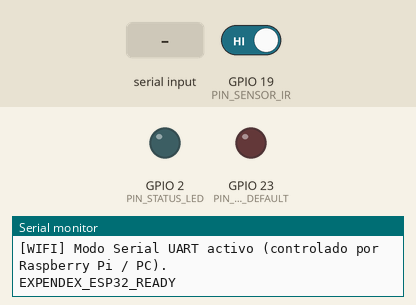
The sketch below on a simulated ESP32. On the bench: output pins drawn as LEDs (lit = HIGH), the last lines printed to the serial monitor. The test bench sets the inputs (shaded band); at power-on: GPIO 19 (PIN_SENSOR_IR) HIGH.

Above: at 1.7 s.
1.8 s: "DISPENSE:\n" received over Serial
At 3.0 s:
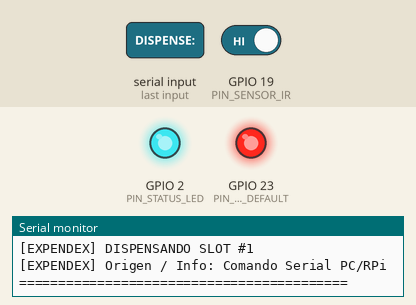
3.3 s: GPIO 19 (PIN_SENSOR_IR) driven LOW
At 4.6 s:
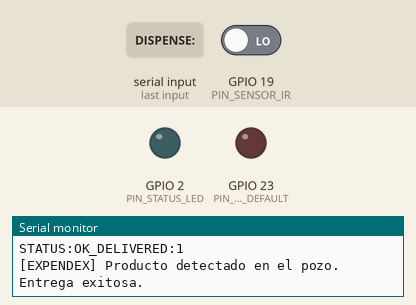
Timing chart, 0 to 6.3 s (numbered marks = the images above; inputs shaded):
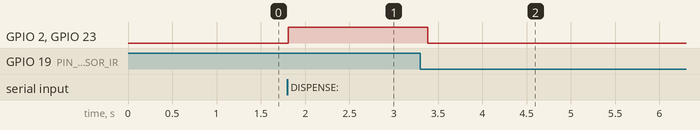

The sketch:

expendex_esp32_mercadopago.ino
```cpp
// ============================================================================
// EXPENDEX® — FIRMWARE MECATRÓNICO OFICIAL ESP32-S3 / ESP32 WROOM
// PROYECTO DE INGENIERÍA EN ELECTRÓNICA Y AUTOMATIZACIÓN (IEA) - FIME UANL
// Pasarela de Pagos Cashless Mercado Pago QR + Control de Dispensado y Sensor IR
// Compatible con Visual Studio Code (PlatformIO / Arduino Extension / IDE)
// ============================================================================

#include <WiFi.h>
#include <HTTPClient.h>
#include <WiFiClientSecure.h>
#include <ArduinoJson.h>

// ----------------------------------------------------------------------------
// 1. CONFIGURACIÓN DE RED WIFI (OPCIONAL: PARA MODO AUTÓNOMO EN LA FACULTAD)
// ----------------------------------------------------------------------------
const char* WIFI_SSID     = "FIME_ALUMNOS";     // Cambia por el SSID de tu red
const char* WIFI_PASSWORD = "";                 // Password de tu red (o vacío si es abierta)
const bool  HABILITAR_WIFI_DIRECTO = false;     // Poner 'true' si el ESP32 consultará MP por sí solo

// ----------------------------------------------------------------------------
// 2. CREDENCIALES OFICIALES DE MERCADO PAGO DEVELOPERS
// ----------------------------------------------------------------------------
const char* MP_PUBLIC_KEY   = "YOUR_MERCADOPAGO_PUBLIC_KEY";
const char* MP_ACCESS_TOKEN = "YOUR_MERCADOPAGO_ACCESS_TOKEN";

// ----------------------------------------------------------------------------
// 3. PINES MECATRÓNICOS DE ACTUACIÓN Y SENSORES
// ----------------------------------------------------------------------------
const int PIN_MOTOR_DEFAULT = 23;  // Salida Gate MOSFET / Relevador (Canal de prueba)
const int PIN_SENSOR_IR     = 19;  // Entrada del sensor óptico infrarrojo de caída (haz activo en LOW)
const int PIN_STATUS_LED    = 2;   // LED integrado del ESP32 para diagnóstico visual

// Parámetros de operación y tiempos
const unsigned long TIMEOUT_GIRO_MAX_MS = 6000;  // 6 segundos máximo de giro para prevenir atascos
const unsigned long INTERVALO_POLLING_MS = 2000; // Consulta cada 2 segundos en modo WiFi directo

String ultimoPaymentIdProcesado = "";
unsigned long ultimaConsultaMs  = 0;

// ----------------------------------------------------------------------------
// 4. RUTINA DE DISPENSADO CON MONITOREO DE SENSOR ÓPTICO DE CAÍDA
// ----------------------------------------------------------------------------
bool ejecutarDispensadoMecatronico(int slotId, String motivo = "") {
  Serial.println("==========================================");
  Serial.print("[EXPENDEX] DISPENSANDO SLOT #"); Serial.println(slotId);
  if (motivo != "") {
    Serial.print("[EXPENDEX] Origen / Info: "); Serial.println(motivo);
  }
  Serial.println("==========================================");

  // 1. Encender indicador visual y motor/MOSFET
  digitalWrite(PIN_STATUS_LED, HIGH);
  digitalWrite(PIN_MOTOR_DEFAULT, HIGH);

  unsigned long t0 = millis();
  bool productoDetectado = false;

  // 2. Bucle de monitoreo continuo del sensor IR mientras gira la espiral
  while (millis() - t0 < TIMEOUT_GIRO_MAX_MS) {
    // Si el producto cae y corta el haz óptico IR (señal en nivel BAJO)
    if (digitalRead(PIN_SENSOR_IR) == LOW) {
      delay(80); // Filtro antirrebote mecánico por oscilación del producto
      if (digitalRead(PIN_SENSOR_IR) == LOW) {
        productoDetectado = true;
        break; // Detener inmediatamente el motor
      }
    }
    delay(10);
  }

  // 3. Apagado inmediato del motor
  digitalWrite(PIN_MOTOR_DEFAULT, LOW);
  digitalWrite(PIN_STATUS_LED, LOW);

  // 4. Reporte de resultado hacia la Raspberry Pi / PC
  if (productoDetectado) {
    Serial.print("STATUS:OK_DELIVERED:"); Serial.println(slotId);
    Serial.println("[EXPENDEX] Producto detectado en el pozo. Entrega exitosa.");
    return true;
  } else {
    Serial.print("STATUS:ERR_TIMEOUT_OR_JAM:"); Serial.println(slotId);
    Serial.println("[ALERTA] Tiempo de giro agotado sin confirmación óptica de caída.");
    return false;
  }
}

// ----------------------------------------------------------------------------
// 5. CONSULTA DIRECTA A LA API DE MERCADO PAGO (MODO AUTÓNOMO CON WIFI)
// ----------------------------------------------------------------------------
void verificarPagosMercadoPagoDirecto() {
  if (WiFi.status() != WL_CONNECTED) return;

  WiFiClientSecure client;
  client.setInsecure(); // Conexión TLS/HTTPS a Mercado Pago sin validación estricta de cert

  HTTPClient https;
  String url = "https://api.mercadopago.com/v1/payments/search?sort=date_created&criteria=desc&limit=1";

  if (https.begin(client, url)) {
    https.addHeader("Authorization", String("Bearer ") + MP_ACCESS_TOKEN);
    https.addHeader("Content-Type", "application/json");

    int httpCode = https.GET();
    if (httpCode == HTTP_CODE_OK) {
      String payload = https.getString();
      JsonDocument doc;
      DeserializationError err = deserializeJson(doc, payload);

      if (!err && doc["results"].size() > 0) {
        JsonObject ultimoPago = doc["results"][0];
        String idPago = String((long)ultimoPago["id"]);
        String status = ultimoPago["status"].as<String>();
        float  monto  = ultimoPago["transaction_amount"].as<float>();
        String extRef = ultimoPago["external_reference"].as<String>();

        // Si el pago más reciente está aprobado y es nuevo
        if (status == "approved" && idPago != ultimoPaymentIdProcesado) {
          if (ultimoPaymentIdProcesado != "") {
            int slot = 1; // Slot por defecto
            if (extRef.startsWith("XPEN_") || extRef.startsWith("SLOT_")) {
              // Extraer slot si viene en la referencia
              int subIdx = extRef.indexOf('_');
              if (subIdx >= 0) {
                int nextIdx = extRef.indexOf('_', subIdx + 1);
                if (nextIdx > subIdx) {
                  slot = extRef.substring(subIdx + 1, nextIdx).toInt();
                }
              }
            }
            String info = "Pago MP #" + idPago + " ($" + String(monto, 2) + " MXN) Ref: " + extRef;
            ejecutarDispensadoMecatronico(slot, info);
          }
          ultimoPaymentIdProcesado = idPago;
        }
      }
    }
    https.end();
  }
}

// ----------------------------------------------------------------------------
// 6. SETUP PRINCIPAL
// ----------------------------------------------------------------------------
void setup() {
  Serial.begin(115200);

  pinMode(PIN_MOTOR_DEFAULT, OUTPUT);
  pinMode(PIN_STATUS_LED, OUTPUT);
  pinMode(PIN_SENSOR_IR, INPUT_PULLUP);

  digitalWrite(PIN_MOTOR_DEFAULT, LOW);
  digitalWrite(PIN_STATUS_LED, LOW);

  delay(500);
  Serial.println("\n========================================================");
  Serial.println("  EXPENDEX VENDING MACHINE - ESP32 CONTROLADOR ACTIVO   ");
  Serial.println("  IEA - FACULTAD DE INGENIERÍA MECÁNICA Y ELÉCTRICA    ");
  Serial.println("========================================================");
  Serial.print("[INFO] Public Key configurada:  "); Serial.println(MP_PUBLIC_KEY);
  Serial.println("[INFO] Sensor IR asignado a GPIO 19 | Motor Prueba a GPIO 23");
  Serial.println("[INFO] Escuchando comandos Serial (ej. 'DISPENSE:1')...");

  if (HABILITAR_WIFI_DIRECTO && String(WIFI_SSID) != "TU_RED_WIFI") {
    Serial.print("[WIFI] Conectando a "); Serial.println(WIFI_SSID);
    WiFi.begin(WIFI_SSID, WIFI_PASSWORD);
    int intentos = 0;
    while (WiFi.status() != WL_CONNECTED && intentos < 20) {
      delay(300);
      Serial.print(".");
      intentos++;
    }
    if (WiFi.status() == WL_CONNECTED) {
      Serial.println("\n[WIFI] ¡Conectado exitosamente! IP: " + WiFi.localIP().toString());
    } else {
      Serial.println("\n[WIFI] No se pudo conectar a WiFi. Operando en modo Serial exclusivo.");
    }
  } else {
    Serial.println("[WIFI] Modo Serial UART activo (controlado por Raspberry Pi / PC).");
  }

  Serial.println("EXPENDEX_ESP32_READY");
}

// ----------------------------------------------------------------------------
// 7. BUCLE CONTINUO (COMUNICACIÓN SERIAL + POLLING OPCIONAL)
// ----------------------------------------------------------------------------
void loop() {
  // A. Escuchar comandos entrantes por el puerto serie USB / UART (Modo RPi / PC)
  if (Serial.available() > 0) {
    String linea = Serial.readStringUntil('\n');
    linea.trim();

    if (linea.startsWith("DISPENSE:")) {
      int slot = linea.substring(9).toInt();
      if (slot <= 0) slot = 1;
      ejecutarDispensadoMecatronico(slot, "Comando Serial PC/RPi");
    } else if (linea == "PING") {
      Serial.println("PONG:EXPENDEX_READY");
    } else if (linea == "TEST_SENSOR") {
      int estado = digitalRead(PIN_SENSOR_IR);
      Serial.print("SENSOR_IR_VAL:"); Serial.println(estado == LOW ? "INTERRUMPIDO (OBJETO)" : "LIBRE");
    } else if (linea == "HELP") {
      Serial.println("Comandos disponibles: DISPENSE:<slot>, PING, TEST_SENSOR");
    }
  }

  // B. Si está activado el modo WiFi directo, consultar Mercado Pago periódicamente
  if (HABILITAR_WIFI_DIRECTO && (millis() - ultimaConsultaMs >= INTERVALO_POLLING_MS)) {
    ultimaConsultaMs = millis();
    verificarPagosMercadoPagoDirecto();
  }
}
```

Measured:
- after the input at 1.8 s, GPIO 2 (PIN_STATUS_LED), GPIO 23 (PIN_MOTOR_DEFAULT): LOW → HIGH at once
- after the input at 3.3 s, GPIO 2 (PIN_STATUS_LED), GPIO 23 (PIN_MOTOR_DEFAULT): HIGH → LOW after 0.09 s instead of 4.5 s
